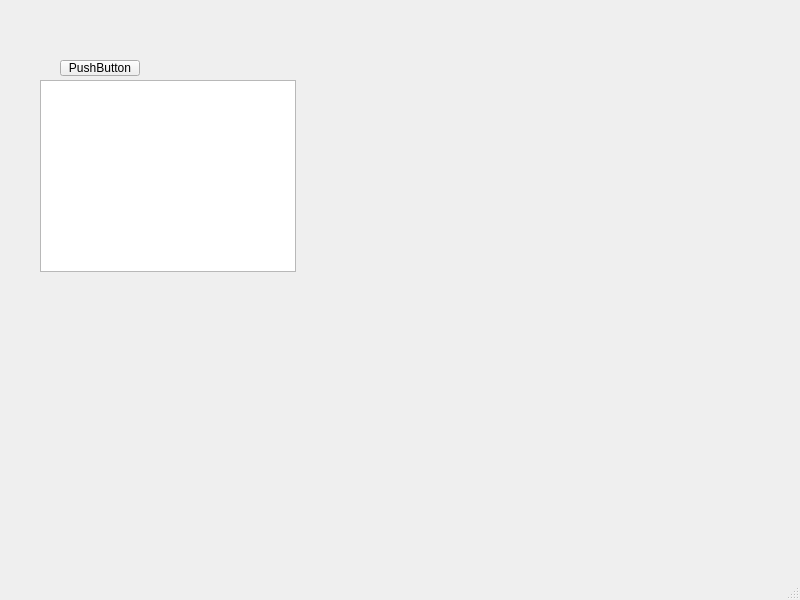
<?xml version="1.0" encoding="UTF-8"?>
<ui version="4.0">
 <class>MainWindow</class>
 <widget class="QMainWindow" name="MainWindow">
  <property name="geometry">
   <rect>
    <x>0</x>
    <y>0</y>
    <width>800</width>
    <height>600</height>
   </rect>
  </property>
  <property name="windowTitle">
   <string>MainWindow</string>
  </property>
  <widget class="QWidget" name="centralwidget">
   <widget class="QPushButton" name="pushButton">
    <property name="geometry">
     <rect>
      <x>60</x>
      <y>60</y>
      <width>80</width>
      <height>16</height>
     </rect>
    </property>
    <property name="text">
     <string>PushButton</string>
    </property>
   </widget>
   <widget class="QGraphicsView" name="graphicsView">
    <property name="geometry">
     <rect>
      <x>40</x>
      <y>80</y>
      <width>256</width>
      <height>192</height>
     </rect>
    </property>
   </widget>
  </widget>
  <widget class="QMenuBar" name="menubar">
   <property name="geometry">
    <rect>
     <x>0</x>
     <y>0</y>
     <width>800</width>
     <height>17</height>
    </rect>
   </property>
  </widget>
  <widget class="QStatusBar" name="statusbar"/>
 </widget>
 <resources/>
 <connections/>
</ui>
